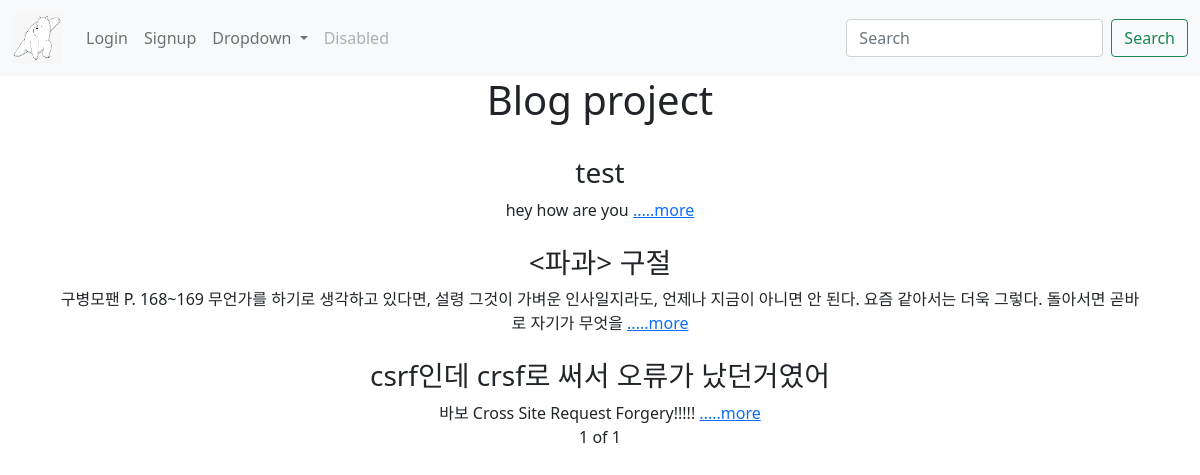
Before: /?page=2 with the older database file.
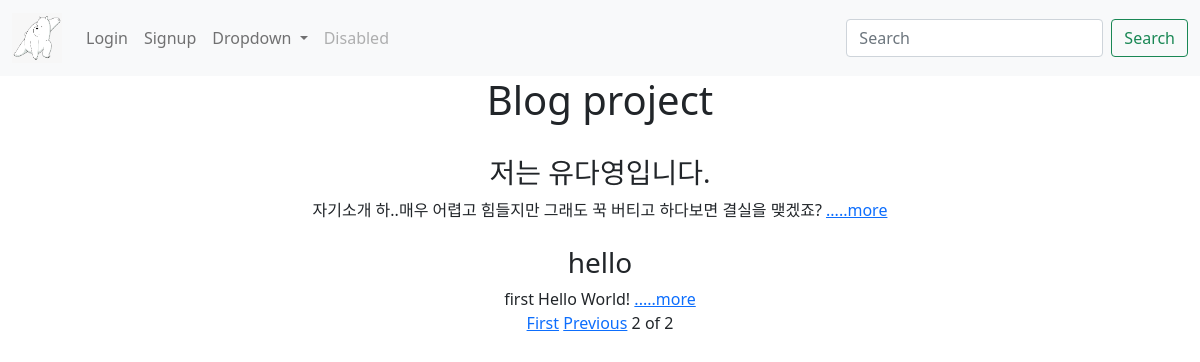
After: the same page with the newer database file.
### blog/models.py (models this page shows, shortened)
class Blog(models.Model): #상속받음: 상속받을 부모 클래스에 있는 모든 메소드, 속성 쓸 수 있음 따라서 따로 id 작성하지 않아도
  title=models.CharField(max_length=200)
  writer=models.CharField(max_length=100)
  pub_date =models.DateTimeField()
  body=models.TextField() #제한없음
  image=models.ImageField(upload_to="blog/", blank=True, null=True)
  def summary(self):
    return self.body[:100]

### blog/views.py (the view)
# urls.py: 2. Add a URL to urlpatterns:  path('', views.home, name='home')
def home(request):
  blogs = Blog.objects.all()
  paginator = Paginator(blogs, 3)
  page = request.GET.get('page')
  posts = paginator.get_page(page)
  return render(request, 'home.html',{'blogs':blogs,'posts':posts})

### blog/templates/home.html (shortened to what this page needs)
{% extends 'base.html' %}
{% block content %}
  <h1>Blog project</h1>
  <div class="container">
    {%for blog in posts%}
    <br>
      <div>
        <h3>{{blog.title}}</h3>
        {{blog.writer}}
        {{blog.summary}} <a href="{%url 'detail' blog.id %}">.....more</a>
        <br>
      </div>
    {% endfor %}
  </div>
  {% if posts.has_previous%}
  <a href="?page=1">First</a>
  <a href="?page={{posts.previous_page_number}}">Previous</a>
  {% endif %}
  <span>{{posts.number}}</span>
  <span>of</span>
  <span>{{posts.paginator.num_pages}}</span>
{% endblock %}

Changed rows visible on the page:
no longer on this page (row edited): Blog: title "test", writer "hey", summary "how are you"
removed Blog: title "<파과> 구절", writer "구병모팬", summary "P. 168~169 무언가를 하기로 생각하고 있다면, 설령 그것이 가벼운 인사일지라도, 언제나 지금이 아니면 안 된다. 요즘 같아서는 더욱 그렇다. 돌아서면 곧바로 자기가 무엇을"
removed Blog: title "csrf인데 crsf로 써서 오류가 났던거였어", writer "바보", summary "Cross Site Request Forgery!!!!!"
added Blog: title "저는 유다영입니다.", writer "자기소개", summary "하..매우 어렵고 힘들지만 그래도 꾹 버티고 하다보면 결실을 맺겠죠?"
added Blog: title "hello", writer "first", summary "Hello World!"
Other visible differences:
{{ posts.number }}: "1" → "2"
{{ posts.paginator.num_pages }}: "1" → "2"
text now shown: "First Previous"
